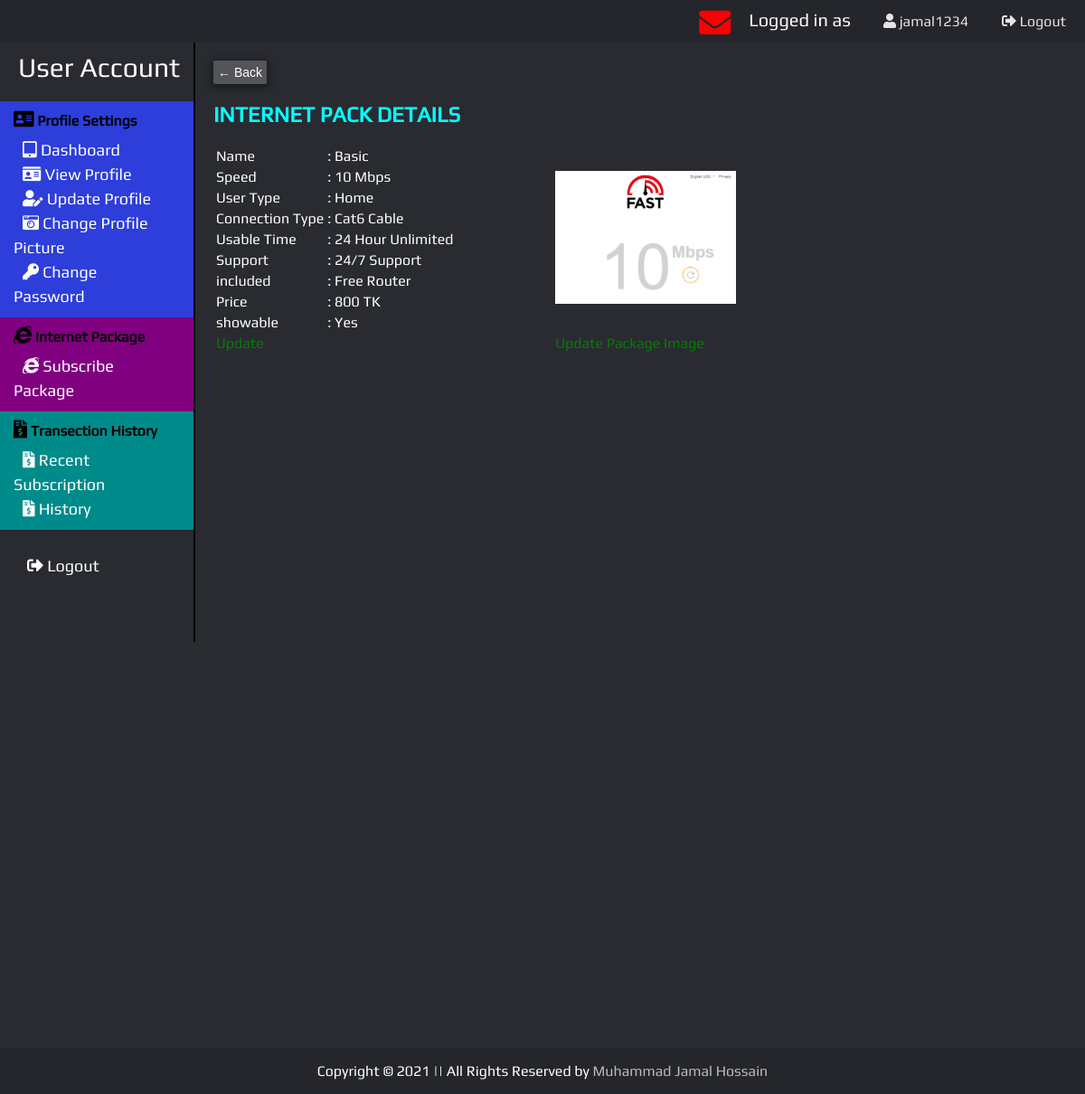
/internetpack_view/view_internetpack.php?pack_id=234234 (signed in), run on the app's committed database.
### tables this page shows
CREATE TABLE `internetpack` (
  `id` int(11) NOT NULL,
  `pack_id` varchar(100) NOT NULL,
  `name` varchar(30) NOT NULL,
  `speed` varchar(10) NOT NULL,
  `usertype` varchar(30) NOT NULL,
  `conntype` varchar(30) NOT NULL,
  `time` varchar(20) NOT NULL,
  `support` varchar(30) NOT NULL,
  `included` varchar(200) NOT NULL,
  `image` varchar(200) NOT NULL,
  `price` varchar(20) NOT NULL,
  `display` varchar(20) NOT NULL
);

### model/ipack_model.php (called while the page is built, shortened)
<?php
function showipack($pack_id)
{
	$conn = db_conn();
	$selectQuery = "SELECT * FROM `internetpack` where pack_id = ?";
    try {
        $stmt = $conn->prepare($selectQuery);
        $stmt->execute([$pack_id]);
    }
    catch (PDOException $e)
    {
        echo $e->getMessage();
    }
    $row = $stmt->fetch(PDO::FETCH_ASSOC);
    return $row;
}

### internetpack_controller/ipackinfoCntrl.php (called while the page is built, shortened)
<?php
    require_once ('../model/ipack_model.php');
    function fetchipack($pack_id)
    {
        return showipack($pack_id);
    }
?>

### internetpack_view/view_internetpack.php (the view, shortened to what this page needs)
<?php
    require_once '../internetpack_controller/ipackinfoCntrl.php';
    $ipack = fetchipack($_GET['pack_id']);
?>
<!DOCTYPE html>
<html lang="en">
<head>
    <link href="../resources/stylesheet/ife.css?v=<?php echo time(); ?>" rel="stylesheet">
</head>
<body>
    <?php include('../header_footer/header_after_login.php'); ?>
    <div class="main">
        <section>
        <input type="button" onclick="goBack()" class="link-hvr" value="← Back">
            <h1 class="color-cyan">INTERNET PACK DETAILS</h1>
            <table>
                <tr>
                    <td><label for="name">Name</label></td>
                    <td style="width: 250px;">: <label><?php echo $ipack['name'] ?></label>
                    </td>
                    <td rowspan="9">
                        <img width="200px" src="../resources/img/ipack_img/<?php echo $ipack['image'] ?>"
                            alt="<?php echo $ipack['name'] ?>">
                    </td>
                </tr>
                <tr>
                    <td><label for="speed">Speed</label></td>
                    <td>: <label><?php echo $ipack['speed'] ?></label></td>
                </tr>
                <tr>
                    <td><label for="usertype">User Type</label></td>
                    <td>: <label><?php echo $ipack['usertype'] ?></label></td>
                </tr>
                <tr>
                    <td><label for="conntype">Connection Type</label></td>
                    <td>: <label><?php echo $ipack['conntype'] ?></label></td>
                </tr>
                <tr>
                    <td><label for="time">Usable Time</label></td>
                    <td>: <label><?php echo $ipack['time'] ?></label></td>
                </tr>
                <tr>
                    <td><label for="support">Support</label></td>
                    <td>: <label><?php echo $ipack['support'] ?></label></td>
                </tr>
                <tr>
                    <td><label for="included">included</label></td>
                    <td>: <label><?php echo $ipack['included'] ?></label></td>
                </tr>
                <tr>
                    <td><label for="price">Price</label></td>
                    <td>: <label><?php echo $ipack['price']." TK" ?></label></td>
                </tr>
                <tr>
                    <td><label for="display">showable</label></td>
                    <td>: <label><?php echo $ipack['display'] ?></label></td>
                </tr>
                <tr>
                    <td><a href="../internetpack_view/update_internetPack.php?pack_id=<?php echo $ipack['pack_id'] ?>" class="green">Update</a></td>
                    <td></td>
                    <td><a href="../internetpack_view/update_internetPackImage.php?pack_id=<?php echo $ipack['pack_id'] ?>" class="green">Update Package Image</a></td>
                </tr>
            </table>
        </section>
    </div>
    <?php include('../header_footer/copyright.php'); ?>
</body>
</html>

### resources/stylesheet/ife.css (style rules this page uses)
* { box-sizing: border-box; }
body { margin: 0; padding:0; background-color: #292b31; font-family: Play; color: white; }
a { color: #bbbbbb; text-decoration: none; }
section { width: 82%; float: right; height: 500px; padding: 20px; }
.green { color: green; }
.color-cyan { color:cyan; }
input { background: rgba(255,255,255,0.2); color: white; border: none; position: relative; outline: none; padding: 5px; font-size: 14px; border-radius: 2px; box-shadow: 0 2px 10px 1px rgba(0,0,0,0.5); }

### data on the page
internetpack: name "Basic", image (picture), speed "10 Mbps", usertype "Home", conntype "Cat6 Cable", time "24 Hour Unlimited", support "24/7 Support", included "Free Router", price "800", display "Yes"

### other printed values
$User "jamal1234"
